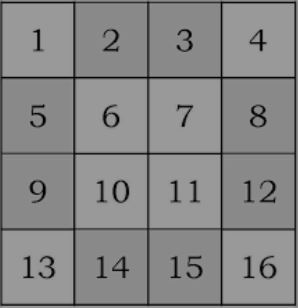
#> input picture Imagen/desordenar/16.JPG, 298 x 308 px, found by its file name
$ python imagendividir.py
#> lines starting #> are read from the running program, lines starting #| are printed output that depends on the picture
# -*- coding: utf-8 -*-


from PIL import Image
import numpy as np
import cv2
import copy

orden=(np.arange(16))
np.random.shuffle(orden)
desorden=copy.deepcopy(orden)
orden.sort()
im=cv2.imread("16.jpg",0)
#> im is the input picture: shape (308, 298); min 0, max 169, mean 134.5

x= int(im.shape[0]/4)
#> x = 77
y= int(im.shape[1]/4)
#> y = 74
im2=np.zeros((x*4,y*4),dtype=int)
im3=np.zeros((x*4,y*4),dtype=int)
j=0
while j<16:
    for i in desorden:
#        print(j,i)
        im2[j//4*x:j//4*x+x,(j%4)*y:(j%4)*y+y]=im[i//4*x:i//4*x+x,(i%4)*y:(i%4)*y+y]
        j+=1
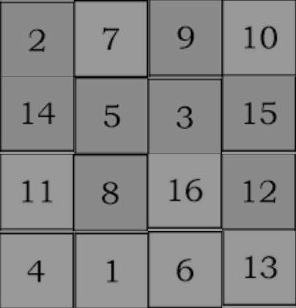
#> im2: shape (308, 296) int64; min 0, max 169, mean 134.6
#> after the loop, j = 16

#guarda la nueva imagen y la muestra
cv2.imwrite('imagendesordenada.jpg',im2)
imagendesordenada = Image.open("imagendesordenada.jpg")
imagendesordenada.show()
print('ordenar otra vez')
i=0
while i<16:
    for j in desorden:
#        print(i,j)
        im3[j//4*x:j//4*x+x,(j%4)*y:(j%4)*y+y]=im2[i//4*x:i//4*x+x,(i%4)*y:(i%4)*y+y]
        i+=1
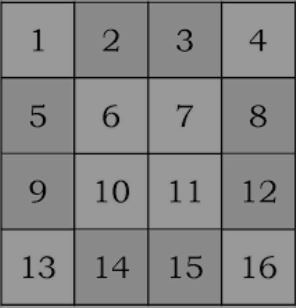
#> im3: shape (308, 296) int64; min 0, max 169, mean 134.6
#> after the loop, i = 16

cv2.imwrite('imagenreordenada.jpg',im3)
imagenreordenada = Image.open("imagenreordenada.jpg")
imagenreordenada.show()
